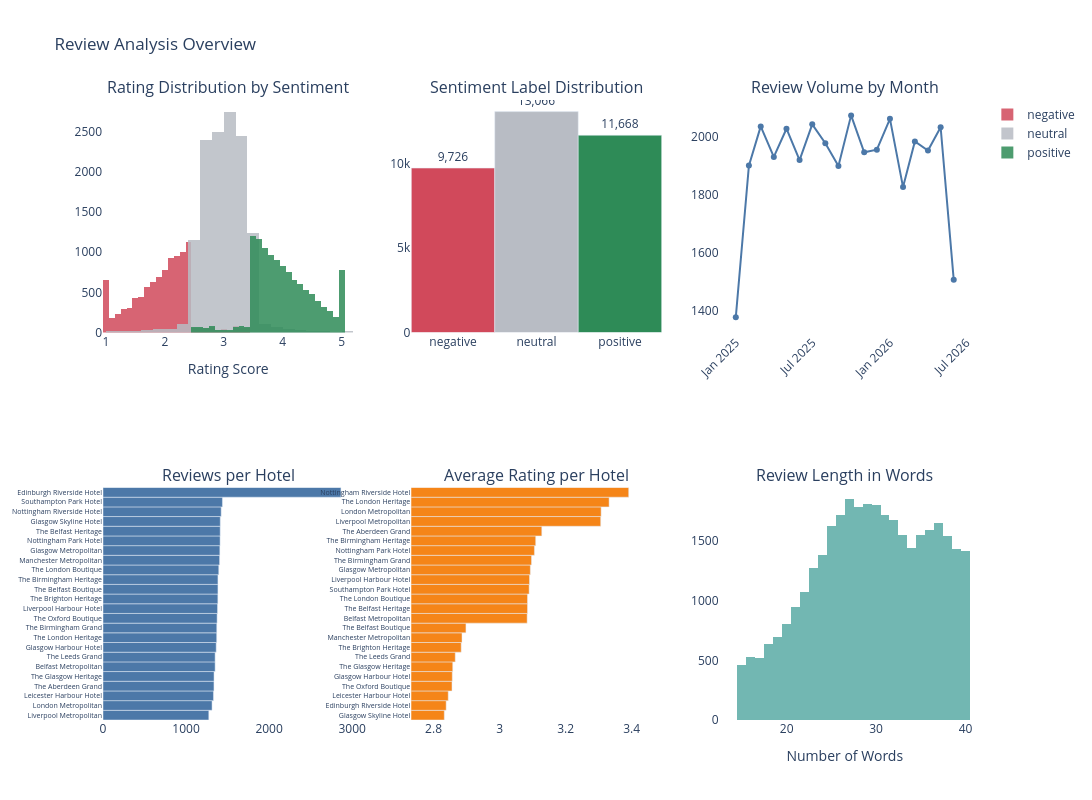

Write notebook code for a chart like this one.
### Code cell
import pandas as pd
import plotly.graph_objects as go
from plotly.subplots import make_subplots

# review_date must be datetime for resampling
cleaned_data["review_date"] = pd.to_datetime(cleaned_data["review_date"], errors="coerce")

fig = make_subplots(
    rows=2, cols=3,
    subplot_titles=(
        "Rating Distribution by Sentiment",
        "Sentiment Label Distribution",
        "Review Volume by Month",
        "Reviews per Hotel",
        "Average Rating per Hotel",
        "Review Length in Words",
    ),
)

# 1. Rating distribution by sentiment label
for label in LABELS:
    ratings = cleaned_data.loc[cleaned_data["sentiment_label"] == label, "rating_score"]
    fig.add_trace(
        go.Histogram(x=ratings, nbinsx=40, name=label,
                     marker_color=COLORS[label], opacity=0.85),
        row=1, col=1,
    )
fig.update_xaxes(title_text="Rating Score", row=1, col=1)

# 2. Sentiment label distribution
label_counts = cleaned_data["sentiment_label"].value_counts().reindex(LABELS)
fig.add_trace(
    go.Bar(
        x=label_counts.index,
        y=label_counts.values,
        marker_color=[COLORS[l] for l in label_counts.index],
        text=[f"{c:,}" for c in label_counts.values],
        textposition="outside",
        showlegend=False,
    ),
    row=1, col=2,
)

# 3. Number of reviews per month
monthly_reviews = (
    cleaned_data.dropna(subset=["review_date"])
    .set_index("review_date")
    .resample("MS")
    .size()
)
fig.add_trace(
    go.Scatter(x=monthly_reviews.index, y=monthly_reviews.values,
               mode="lines+markers", line=dict(color="#4C78A8"), showlegend=False),
    row=1, col=3,
)
fig.update_xaxes(tickangle=-45, row=1, col=3)

# 4. Number of reviews per hotel
hotel_reviews = cleaned_data.groupby("hotel_name").size().sort_values()
fig.add_trace(
    go.Bar(x=hotel_reviews.values, y=hotel_reviews.index, orientation="h",
           marker_color="#4C78A8", showlegend=False),
    row=2, col=1,
)
fig.update_yaxes(tickfont_size=7, row=2, col=1)

# 5. Average rating per hotel
hotel_ratings = (
    cleaned_data.groupby("hotel_name")["rating_score"].mean().sort_values()
)
fig.add_trace(
    go.Bar(x=hotel_ratings.values, y=hotel_ratings.index, orientation="h",
           marker_color="#F58518", showlegend=False),
    row=2, col=2,
)
fig.update_yaxes(tickfont_size=7, row=2, col=2)
# Keep the rating axis close to the observed values
fig.update_xaxes(range=[hotel_ratings.min() - 0.1, hotel_ratings.max() + 0.1], row=2, col=2)

# 6. Review length in words
review_lengths = cleaned_data["review_text"].str.split().str.len()
fig.add_trace(
    go.Histogram(x=review_lengths, nbinsx=40, marker_color="#72B7B2", showlegend=False),
    row=2, col=3,
)
fig.update_xaxes(title_text="Number of Words", row=2, col=3)

fig.update_layout(
    height=800, width=1400,
    barmode="overlay",       # overlaps the sentiment histograms, like alpha in matplotlib
    showlegend=True,         # legend only shows the sentiment labels
    plot_bgcolor="white", paper_bgcolor="white",
    title_text="Review Analysis Overview",
)
fig.show()

### Figure 1 — Plotly figure (JSON) as saved in the notebook; plotly's stock layout.template omitted (floating-point values rounded to 4 significant figures; data arrays with more than 128 entries replaced by an {"elided": "..."} marker saying what was removed)
{"data": [{"marker": {"color": "#D1495B"}, "name": "negative", "nbinsx": 40, "opacity": 0.85, "type": "histogram", "x": {"elided": "9726 float values"}, "xaxis": "x", "yaxis": "y"}, {"marker": {"color": "#B8BCC4"}, "name": "neutral", "nbinsx": 40, "opacity": 0.85, "type": "histogram", "x": {"elided": "13066 float values"}, "xaxis": "x", "yaxis": "y"}, {"marker": {"color": "#2E8B57"}, "name": "positive", "nbinsx": 40, "opacity": 0.85, "type": "histogram", "x": {"elided": "11668 float values"}, "xaxis": "x", "yaxis": "y"}, {"marker": {"color": ["#D1495B", "#B8BCC4", "#2E8B57"]}, "showlegend": false, "text": ["9,726", "13,066", "11,668"], "textposition": "outside", "type": "bar", "x": ["negative", "neutral", "positive"], "xaxis": "x2", "y": [9726, 13066, 11668], "yaxis": "y2"}, {"line": {"color": "#4C78A8"}, "mode": "lines+markers", "showlegend": false, "type": "scatter", "x": ["2025-01-01T00:00:00.000000000", "2025-02-01T00:00:00.000000000", "2025-03-01T00:00:00.000000000", "2025-04-01T00:00:00.000000000", "2025-05-01T00:00:00.000000000", "2025-06-01T00:00:00.000000000", "2025-07-01T00:00:00.000000000", "2025-08-01T00:00:00.000000000", "2025-09-01T00:00:00.000000000", "2025-10-01T00:00:00.000000000", "2025-11-01T00:00:00.000000000", "2025-12-01T00:00:00.000000000", "2026-01-01T00:00:00.000000000", "2026-02-01T00:00:00.000000000", "2026-03-01T00:00:00.000000000", "2026-04-01T00:00:00.000000000", "2026-05-01T00:00:00.000000000", "2026-06-01T00:00:00.000000000"], "xaxis": "x3", "y": [1379, 1901, 2036, 1931, 2028, 1920, 2043, 1978, 1900, 2074, 1947, 1956, 2062, 1827, 1984, 1953, 2033, 1508], "yaxis": "y3"}, {"marker": {"color": "#4C78A8"}, "orientation": "h", "showlegend": false, "type": "bar", "x": [1274, 1313, 1330, 1336, 1337, 1350, 1350, 1363, 1369, 1370, 1374, 1379, 1383, 1384, 1384, 1394, 1404, 1407, 1410, 1411, 1412, 1423, 1438, 2865], "xaxis": "x4", "y": ["Liverpool Metropolitan", "London Metropolitan", "Leicester Harbour Hotel", "The Aberdeen Grand", "The Glasgow Heritage", "Belfast Metropolitan", "The Leeds Grand", "Glasgow Harbour Hotel", "The London Heritage", "The Birmingham Grand", "The Oxford Boutique", "Liverpool Harbour Hotel", "The Brighton Heritage", "The Belfast Boutique", "The Birmingham Heritage", "The London Boutique", "Manchester Metropolitan", "Glasgow Metropolitan", "Nottingham Park Hotel", "The Belfast Heritage", "Glasgow Skyline Hotel", "Nottingham Riverside Hotel", "Southampton Park Hotel", "Edinburgh Riverside Hotel"], "yaxis": "y4"}, {"marker": {"color": "#F58518"}, "orientation": "h", "showlegend": false, "type": "bar", "x": [2.832, 2.838, 2.844, 2.856, 2.857, 2.858, 2.866, 2.884, 2.886, 2.898, 3.083, 3.084, 3.084, 3.089, 3.091, 3.093, 3.097, 3.105, 3.109, 3.128, 3.306, 3.307, 3.332, 3.391], "xaxis": "x5", "y": ["Glasgow Skyline Hotel", "Edinburgh Riverside Hotel", "Leicester Harbour Hotel", "The Oxford Boutique", "Glasgow Harbour Hotel", "The Glasgow Heritage", "The Leeds Grand", "The Brighton Heritage", "Manchester Metropolitan", "The Belfast Boutique", "Belfast Metropolitan", "The Belfast Heritage", "The London Boutique", "Southampton Park Hotel", "Liverpool Harbour Hotel", "Glasgow Metropolitan", "The Birmingham Grand", "Nottingham Park Hotel", "The Birmingham Heritage", "The Aberdeen Grand", "Liverpool Metropolitan", "London Metropolitan", "The London Heritage", "Nottingham Riverside Hotel"], "yaxis": "y5"}, {"marker": {"color": "#72B7B2"}, "nbinsx": 40, "showlegend": false, "type": "histogram", "x": {"elided": "34460 int values"}, "xaxis": "x6", "yaxis": "y6"}], "layout": {"annotations": [{"font": {"size": 16}, "showarrow": false, "text": "Rating Distribution by Sentiment", "x": 0.1444, "xanchor": "center", "xref": "paper", "y": 1, "yanchor": "bottom", "yref": "paper"}, {"font": {"size": 16}, "showarrow": false, "text": "Sentiment Label Distribution", "x": 0.5, "xanchor": "center", "xref": "paper", "y": 1, "yanchor": "bottom", "yref": "paper"}, {"font": {"size": 16}, "showarrow": false, "text": "Review Volume by Month", "x": 0.8556, "xanchor": "center", "xref": "paper", "y": 1, "yanchor": "bottom", "yref": "paper"}, {"font": {"size": 16}, "showarrow": false, "text": "Reviews per Hotel", "x": 0.1444, "xanchor": "center", "xref": "paper", "y": 0.375, "yanchor": "bottom", "yref": "paper"}, {"font": {"size": 16}, "showarrow": false, "text": "Average Rating per Hotel", "x": 0.5, "xanchor": "center", "xref": "paper", "y": 0.375, "yanchor": "bottom", "yref": "paper"}, {"font": {"size": 16}, "showarrow": false, "text": "Review Length in Words", "x": 0.8556, "xanchor": "center", "xref": "paper", "y": 0.375, "yanchor": "bottom", "yref": "paper"}], "barmode": "overlay", "height": 800, "paper_bgcolor": "white", "plot_bgcolor": "white", "showlegend": true, "title": {"text": "Review Analysis Overview"}, "width": 1400, "xaxis": {"anchor": "y", "domain": [0, 0.2889], "title": {"text": "Rating Score"}}, "xaxis2": {"anchor": "y2", "domain": [0.3556, 0.6444]}, "xaxis3": {"anchor": "y3", "domain": [0.7111, 1], "tickangle": -45}, "xaxis4": {"anchor": "y4", "domain": [0, 0.2889]}, "xaxis5": {"anchor": "y5", "domain": [0.3556, 0.6444], "range": [2.732, 3.491]}, "xaxis6": {"anchor": "y6", "domain": [0.7111, 1], "title": {"text": "Number of Words"}}, "yaxis": {"anchor": "x", "domain": [0.625, 1]}, "yaxis2": {"anchor": "x2", "domain": [0.625, 1]}, "yaxis3": {"anchor": "x3", "domain": [0.625, 1]}, "yaxis4": {"anchor": "x4", "domain": [0, 0.375], "tickfont": {"size": 7}}, "yaxis5": {"anchor": "x5", "domain": [0, 0.375], "tickfont": {"size": 7}}, "yaxis6": {"anchor": "x6", "domain": [0, 0.375]}}}
